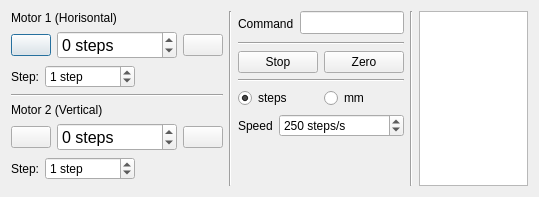
<?xml version="1.0" encoding="UTF-8"?>
<ui version="4.0">
 <class>Dialog</class>
 <widget class="QDialog" name="Dialog">
  <property name="geometry">
   <rect>
    <x>0</x>
    <y>0</y>
    <width>539</width>
    <height>189</height>
   </rect>
  </property>
  <property name="sizePolicy">
   <sizepolicy hsizetype="Preferred" vsizetype="Preferred">
    <horstretch>0</horstretch>
    <verstretch>0</verstretch>
   </sizepolicy>
  </property>
  <property name="windowTitle">
   <string>fel-motor1 picomotor</string>
  </property>
  <layout class="QHBoxLayout" name="horizontalLayout">
   <item>
    <layout class="QVBoxLayout" name="verticalLayout">
     <item>
      <widget class="QLabel" name="label">
       <property name="text">
        <string>Motor 1 (Horisontal)</string>
       </property>
      </widget>
     </item>
     <item>
      <layout class="QHBoxLayout" name="horizontalLayout_2">
       <item>
        <widget class="QPushButton" name="Left_m1_pushButton">
         <property name="sizePolicy">
          <sizepolicy hsizetype="Fixed" vsizetype="Fixed">
           <horstretch>0</horstretch>
           <verstretch>0</verstretch>
          </sizepolicy>
         </property>
         <property name="text">
          <string/>
         </property>
         <property name="icon">
          <iconset>
           <normalon>:/newPrefix/left.png</normalon>
          </iconset>
         </property>
        </widget>
       </item>
       <item>
        <widget class="QDoubleSpinBox" name="Pos_m1_SpinBox">
         <property name="sizePolicy">
          <sizepolicy hsizetype="Minimum" vsizetype="Fixed">
           <horstretch>0</horstretch>
           <verstretch>0</verstretch>
          </sizepolicy>
         </property>
         <property name="minimumSize">
          <size>
           <width>120</width>
           <height>0</height>
          </size>
         </property>
         <property name="maximumSize">
          <size>
           <width>100</width>
           <height>16777215</height>
          </size>
         </property>
         <property name="font">
          <font>
           <pointsize>12</pointsize>
          </font>
         </property>
         <property name="suffix">
          <string> steps</string>
         </property>
         <property name="decimals">
          <number>0</number>
         </property>
         <property name="minimum">
          <double>-200000.000000000000000</double>
         </property>
         <property name="maximum">
          <double>200000.000000000000000</double>
         </property>
        </widget>
       </item>
       <item>
        <widget class="QPushButton" name="Right_m1_pushButton">
         <property name="sizePolicy">
          <sizepolicy hsizetype="Fixed" vsizetype="Fixed">
           <horstretch>0</horstretch>
           <verstretch>0</verstretch>
          </sizepolicy>
         </property>
         <property name="text">
          <string/>
         </property>
         <property name="icon">
          <iconset>
           <normalon>:/newPrefix/right.png</normalon>
           <activeoff>:/newPrefix/right.png</activeoff>
           <activeon>:/newPrefix/right.png</activeon>
           <selectedon>:/newPrefix/right.png</selectedon>
          </iconset>
         </property>
        </widget>
       </item>
      </layout>
     </item>
     <item>
      <layout class="QFormLayout" name="formLayout_2">
       <property name="fieldGrowthPolicy">
        <enum>QFormLayout::AllNonFixedFieldsGrow</enum>
       </property>
       <item row="0" column="0">
        <widget class="QLabel" name="label_2">
         <property name="text">
          <string>Step:</string>
         </property>
        </widget>
       </item>
       <item row="0" column="1">
        <widget class="QDoubleSpinBox" name="Step_m1_SpinBox">
         <property name="sizePolicy">
          <sizepolicy hsizetype="Fixed" vsizetype="Fixed">
           <horstretch>0</horstretch>
           <verstretch>0</verstretch>
          </sizepolicy>
         </property>
         <property name="minimumSize">
          <size>
           <width>90</width>
           <height>0</height>
          </size>
         </property>
         <property name="maximumSize">
          <size>
           <width>70</width>
           <height>16777215</height>
          </size>
         </property>
         <property name="baseSize">
          <size>
           <width>70</width>
           <height>0</height>
          </size>
         </property>
         <property name="layoutDirection">
          <enum>Qt::LeftToRight</enum>
         </property>
         <property name="alignment">
          <set>Qt::AlignLeading|Qt::AlignLeft|Qt::AlignVCenter</set>
         </property>
         <property name="suffix">
          <string> step</string>
         </property>
         <property name="decimals">
          <number>0</number>
         </property>
         <property name="maximum">
          <double>10000.000000000000000</double>
         </property>
         <property name="singleStep">
          <double>1.000000000000000</double>
         </property>
         <property name="value">
          <double>1.000000000000000</double>
         </property>
        </widget>
       </item>
      </layout>
     </item>
     <item>
      <widget class="Line" name="line_3">
       <property name="orientation">
        <enum>Qt::Horizontal</enum>
       </property>
      </widget>
     </item>
     <item>
      <widget class="QLabel" name="label_3">
       <property name="text">
        <string>Motor 2 (Vertical)</string>
       </property>
      </widget>
     </item>
     <item>
      <layout class="QHBoxLayout" name="horizontalLayout_3">
       <item>
        <widget class="QPushButton" name="Left_m2_pushButton">
         <property name="sizePolicy">
          <sizepolicy hsizetype="Fixed" vsizetype="Fixed">
           <horstretch>0</horstretch>
           <verstretch>0</verstretch>
          </sizepolicy>
         </property>
         <property name="text">
          <string/>
         </property>
         <property name="icon">
          <iconset>
           <normalon>:/newPrefix/left.png</normalon>
          </iconset>
         </property>
        </widget>
       </item>
       <item>
        <widget class="QDoubleSpinBox" name="Pos_m2_SpinBox">
         <property name="minimumSize">
          <size>
           <width>120</width>
           <height>0</height>
          </size>
         </property>
         <property name="maximumSize">
          <size>
           <width>100</width>
           <height>16777215</height>
          </size>
         </property>
         <property name="font">
          <font>
           <pointsize>12</pointsize>
          </font>
         </property>
         <property name="suffix">
          <string> steps</string>
         </property>
         <property name="decimals">
          <number>0</number>
         </property>
         <property name="minimum">
          <double>-200000.000000000000000</double>
         </property>
         <property name="maximum">
          <double>200000.000000000000000</double>
         </property>
        </widget>
       </item>
       <item>
        <widget class="QPushButton" name="Right_m2_pushButton">
         <property name="sizePolicy">
          <sizepolicy hsizetype="Fixed" vsizetype="Fixed">
           <horstretch>0</horstretch>
           <verstretch>0</verstretch>
          </sizepolicy>
         </property>
         <property name="text">
          <string/>
         </property>
         <property name="icon">
          <iconset>
           <normalon>:/newPrefix/right.png</normalon>
          </iconset>
         </property>
        </widget>
       </item>
      </layout>
     </item>
     <item>
      <layout class="QFormLayout" name="formLayout_3">
       <item row="0" column="0">
        <widget class="QLabel" name="label_4">
         <property name="text">
          <string>Step:</string>
         </property>
        </widget>
       </item>
       <item row="0" column="1">
        <widget class="QDoubleSpinBox" name="Step_m2_SpinBox">
         <property name="sizePolicy">
          <sizepolicy hsizetype="Fixed" vsizetype="Fixed">
           <horstretch>0</horstretch>
           <verstretch>0</verstretch>
          </sizepolicy>
         </property>
         <property name="minimumSize">
          <size>
           <width>90</width>
           <height>0</height>
          </size>
         </property>
         <property name="suffix">
          <string> step</string>
         </property>
         <property name="decimals">
          <number>0</number>
         </property>
         <property name="maximum">
          <double>10000.000000000000000</double>
         </property>
         <property name="singleStep">
          <double>1.000000000000000</double>
         </property>
         <property name="value">
          <double>1.000000000000000</double>
         </property>
        </widget>
       </item>
       <item row="1" column="1">
        <spacer name="verticalSpacer_3">
         <property name="orientation">
          <enum>Qt::Vertical</enum>
         </property>
         <property name="sizeHint" stdset="0">
          <size>
           <width>20</width>
           <height>40</height>
          </size>
         </property>
        </spacer>
       </item>
      </layout>
     </item>
    </layout>
   </item>
   <item>
    <widget class="Line" name="line">
     <property name="orientation">
      <enum>Qt::Vertical</enum>
     </property>
    </widget>
   </item>
   <item>
    <layout class="QVBoxLayout" name="verticalLayout_2">
     <item>
      <layout class="QFormLayout" name="formLayout_4">
       <property name="fieldGrowthPolicy">
        <enum>QFormLayout::AllNonFixedFieldsGrow</enum>
       </property>
       <property name="verticalSpacing">
        <number>6</number>
       </property>
       <item row="1" column="0">
        <widget class="QLabel" name="label_5">
         <property name="minimumSize">
          <size>
           <width>0</width>
           <height>25</height>
          </size>
         </property>
         <property name="text">
          <string>Command</string>
         </property>
        </widget>
       </item>
       <item row="1" column="1">
        <widget class="QLineEdit" name="manual_Command_lineEdit">
         <property name="sizePolicy">
          <sizepolicy hsizetype="Fixed" vsizetype="Fixed">
           <horstretch>0</horstretch>
           <verstretch>0</verstretch>
          </sizepolicy>
         </property>
         <property name="minimumSize">
          <size>
           <width>100</width>
           <height>23</height>
          </size>
         </property>
         <property name="maximumSize">
          <size>
           <width>115</width>
           <height>16777215</height>
          </size>
         </property>
        </widget>
       </item>
      </layout>
     </item>
     <item>
      <widget class="Line" name="line_4">
       <property name="orientation">
        <enum>Qt::Horizontal</enum>
       </property>
      </widget>
     </item>
     <item>
      <layout class="QHBoxLayout" name="horizontalLayout_5">
       <item>
        <widget class="QPushButton" name="pushButton">
         <property name="text">
          <string>Stop</string>
         </property>
        </widget>
       </item>
       <item>
        <widget class="QPushButton" name="reset_pushButton">
         <property name="sizePolicy">
          <sizepolicy hsizetype="Fixed" vsizetype="Fixed">
           <horstretch>0</horstretch>
           <verstretch>0</verstretch>
          </sizepolicy>
         </property>
         <property name="minimumSize">
          <size>
           <width>0</width>
           <height>0</height>
          </size>
         </property>
         <property name="layoutDirection">
          <enum>Qt::LeftToRight</enum>
         </property>
         <property name="text">
          <string>Zero</string>
         </property>
        </widget>
       </item>
      </layout>
     </item>
     <item>
      <widget class="Line" name="line_5">
       <property name="orientation">
        <enum>Qt::Horizontal</enum>
       </property>
      </widget>
     </item>
     <item>
      <layout class="QHBoxLayout" name="horizontalLayout_4">
       <item>
        <widget class="QRadioButton" name="radioButtonSteps">
         <property name="text">
          <string>steps</string>
         </property>
         <property name="checked">
          <bool>true</bool>
         </property>
        </widget>
       </item>
       <item>
        <widget class="QRadioButton" name="radioButtonMm">
         <property name="text">
          <string>mm</string>
         </property>
         <property name="checked">
          <bool>false</bool>
         </property>
        </widget>
       </item>
      </layout>
     </item>
     <item>
      <layout class="QFormLayout" name="formLayout">
       <item row="0" column="0">
        <widget class="QLabel" name="label_6">
         <property name="text">
          <string>Speed</string>
         </property>
        </widget>
       </item>
       <item row="0" column="1">
        <widget class="QDoubleSpinBox" name="speedSpinBox">
         <property name="suffix">
          <string> steps/s</string>
         </property>
         <property name="decimals">
          <number>0</number>
         </property>
         <property name="maximum">
          <double>2000.000000000000000</double>
         </property>
         <property name="value">
          <double>250.000000000000000</double>
         </property>
        </widget>
       </item>
      </layout>
     </item>
     <item>
      <spacer name="verticalSpacer_2">
       <property name="orientation">
        <enum>Qt::Vertical</enum>
       </property>
       <property name="sizeHint" stdset="0">
        <size>
         <width>20</width>
         <height>40</height>
        </size>
       </property>
      </spacer>
     </item>
    </layout>
   </item>
   <item>
    <widget class="Line" name="line_2">
     <property name="orientation">
      <enum>Qt::Vertical</enum>
     </property>
    </widget>
   </item>
   <item>
    <widget class="QTextEdit" name="textEdit"/>
   </item>
  </layout>
 </widget>
 <resources>
  <include location="pico_images.qrc"/>
 </resources>
 <connections>
  <connection>
   <sender>Left_m1_pushButton</sender>
   <signal>clicked()</signal>
   <receiver>Dialog</receiver>
   <slot>m1_step_left()</slot>
   <hints>
    <hint type="sourcelabel">
     <x>24</x>
     <y>44</y>
    </hint>
    <hint type="destinationlabel">
     <x>24</x>
     <y>109</y>
    </hint>
   </hints>
  </connection>
  <connection>
   <sender>Right_m1_pushButton</sender>
   <signal>clicked()</signal>
   <receiver>Dialog</receiver>
   <slot>m1_step_right()</slot>
   <hints>
    <hint type="sourcelabel">
     <x>188</x>
     <y>53</y>
    </hint>
    <hint type="destinationlabel">
     <x>158</x>
     <y>113</y>
    </hint>
   </hints>
  </connection>
  <connection>
   <sender>Left_m2_pushButton</sender>
   <signal>clicked()</signal>
   <receiver>Dialog</receiver>
   <slot>m2_step_left()</slot>
   <hints>
    <hint type="sourcelabel">
     <x>11</x>
     <y>141</y>
    </hint>
    <hint type="destinationlabel">
     <x>199</x>
     <y>106</y>
    </hint>
   </hints>
  </connection>
  <connection>
   <sender>Right_m2_pushButton</sender>
   <signal>clicked()</signal>
   <receiver>Dialog</receiver>
   <slot>m2_step_right()</slot>
   <hints>
    <hint type="sourcelabel">
     <x>198</x>
     <y>142</y>
    </hint>
    <hint type="destinationlabel">
     <x>325</x>
     <y>105</y>
    </hint>
   </hints>
  </connection>
  <connection>
   <sender>Pos_m1_SpinBox</sender>
   <signal>editingFinished()</signal>
   <receiver>Dialog</receiver>
   <slot>m1_move()</slot>
   <hints>
    <hint type="sourcelabel">
     <x>97</x>
     <y>45</y>
    </hint>
    <hint type="destinationlabel">
     <x>101</x>
     <y>110</y>
    </hint>
   </hints>
  </connection>
  <connection>
   <sender>Pos_m2_SpinBox</sender>
   <signal>editingFinished()</signal>
   <receiver>Dialog</receiver>
   <slot>m2_move()</slot>
   <hints>
    <hint type="sourcelabel">
     <x>63</x>
     <y>132</y>
    </hint>
    <hint type="destinationlabel">
     <x>280</x>
     <y>123</y>
    </hint>
   </hints>
  </connection>
  <connection>
   <sender>Step_m1_SpinBox</sender>
   <signal>valueChanged(double)</signal>
   <receiver>Dialog</receiver>
   <slot>m1_changeStep()</slot>
   <hints>
    <hint type="sourcelabel">
     <x>72</x>
     <y>78</y>
    </hint>
    <hint type="destinationlabel">
     <x>63</x>
     <y>106</y>
    </hint>
   </hints>
  </connection>
  <connection>
   <sender>Step_m2_SpinBox</sender>
   <signal>valueChanged(double)</signal>
   <receiver>Dialog</receiver>
   <slot>m2_changeStep()</slot>
   <hints>
    <hint type="sourcelabel">
     <x>43</x>
     <y>167</y>
    </hint>
    <hint type="destinationlabel">
     <x>230</x>
     <y>122</y>
    </hint>
   </hints>
  </connection>
  <connection>
   <sender>manual_Command_lineEdit</sender>
   <signal>editingFinished()</signal>
   <receiver>Dialog</receiver>
   <slot>manual_Command()</slot>
   <hints>
    <hint type="sourcelabel">
     <x>352</x>
     <y>39</y>
    </hint>
    <hint type="destinationlabel">
     <x>81</x>
     <y>130</y>
    </hint>
   </hints>
  </connection>
  <connection>
   <sender>reset_pushButton</sender>
   <signal>clicked()</signal>
   <receiver>Dialog</receiver>
   <slot>reset_positions()</slot>
   <hints>
    <hint type="sourcelabel">
     <x>373</x>
     <y>87</y>
    </hint>
    <hint type="destinationlabel">
     <x>321</x>
     <y>140</y>
    </hint>
   </hints>
  </connection>
  <connection>
   <sender>radioButtonSteps</sender>
   <signal>clicked()</signal>
   <receiver>Dialog</receiver>
   <slot>selectUnit()</slot>
   <hints>
    <hint type="sourcelabel">
     <x>227</x>
     <y>119</y>
    </hint>
    <hint type="destinationlabel">
     <x>385</x>
     <y>162</y>
    </hint>
   </hints>
  </connection>
  <connection>
   <sender>radioButtonMm</sender>
   <signal>clicked()</signal>
   <receiver>Dialog</receiver>
   <slot>selectUnit()</slot>
   <hints>
    <hint type="sourcelabel">
     <x>307</x>
     <y>120</y>
    </hint>
    <hint type="destinationlabel">
     <x>463</x>
     <y>164</y>
    </hint>
   </hints>
  </connection>
  <connection>
   <sender>pushButton</sender>
   <signal>clicked()</signal>
   <receiver>Dialog</receiver>
   <slot>stopMotors()</slot>
   <hints>
    <hint type="sourcelabel">
     <x>267</x>
     <y>87</y>
    </hint>
    <hint type="destinationlabel">
     <x>243</x>
     <y>179</y>
    </hint>
   </hints>
  </connection>
  <connection>
   <sender>speedSpinBox</sender>
   <signal>valueChanged(double)</signal>
   <receiver>Dialog</receiver>
   <slot>speedChanged()</slot>
   <hints>
    <hint type="sourcelabel">
     <x>343</x>
     <y>149</y>
    </hint>
    <hint type="destinationlabel">
     <x>323</x>
     <y>185</y>
    </hint>
   </hints>
  </connection>
 </connections>
 <slots>
  <slot>m1_step_left()</slot>
  <slot>m1_step_right()</slot>
  <slot>m2_step_left()</slot>
  <slot>m2_step_right()</slot>
  <slot>m1_move()</slot>
  <slot>m2_move()</slot>
  <slot>m1_changeStep()</slot>
  <slot>m2_changeStep()</slot>
  <slot>manual_Command()</slot>
  <slot>reset_positions()</slot>
  <slot>selectUnit()</slot>
  <slot>stopMotors()</slot>
  <slot>speedChanged()</slot>
 </slots>
</ui>
